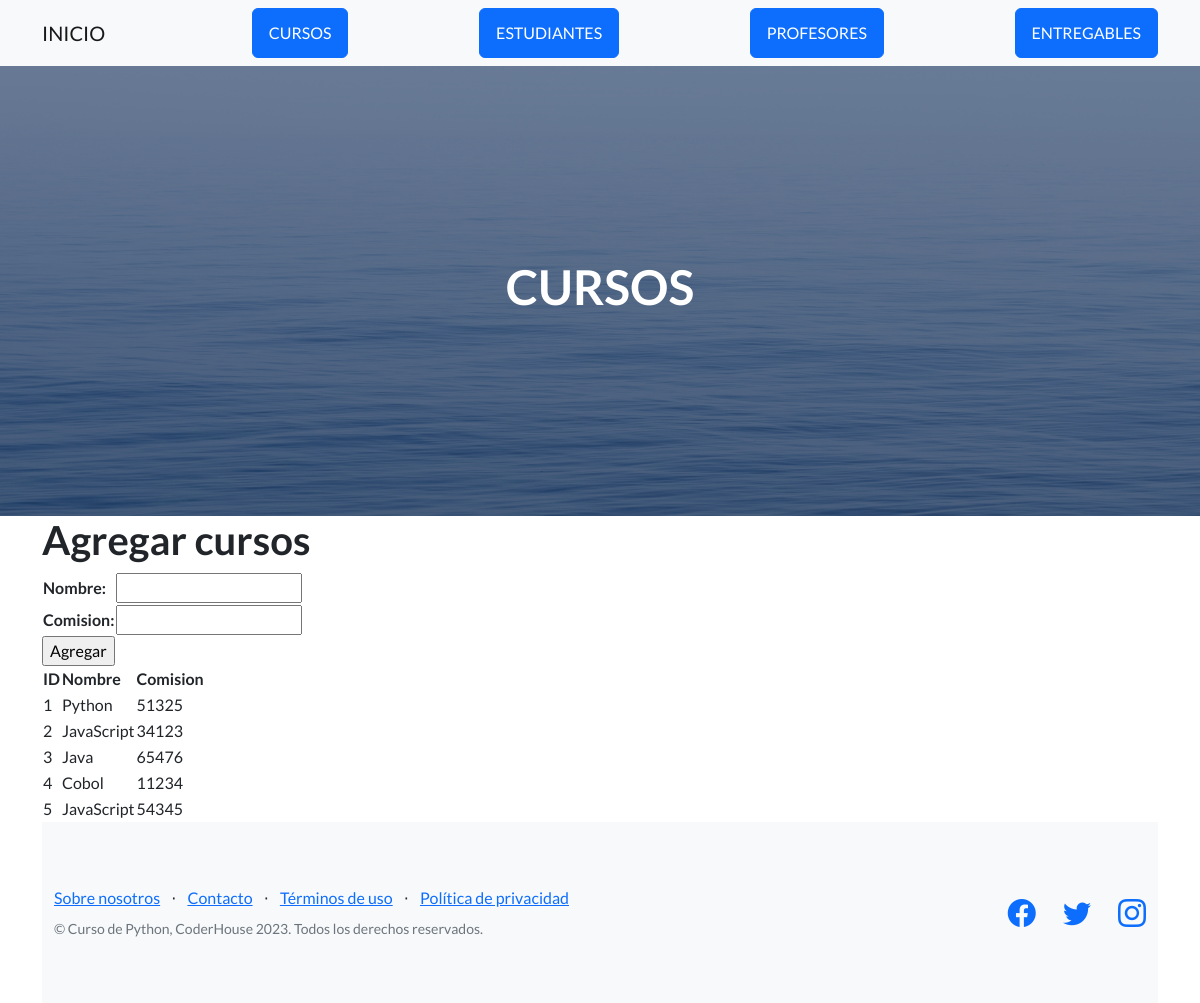
Screenshot of /cursos/ with the database file from the repository.
### AppCoder/models.py (models this page shows, shortened)
class Curso (models.Model):
    nombre=models.CharField(max_length=50)
    comision=models.IntegerField()

### AppCoder/views.py (the view)
# urls.py: path('cursos/', cursos, name="cursos"),
def cursos(request):
    if request.method == "POST":
        form = CursoForm(request.POST)
        if form.is_valid():
            curso = curso()
            curso.nombre = form.cleaned_data['nombre']
            curso.comision = form.cleaned_data['comision']
            curso.save()
            form = CursoForm()
    else:
        form = CursoForm
    cursos = Curso.objects.all()
    context = {"cursos": cursos, "form": form}
    return render(request, "AppCoder/Cursos.html", context)

### AppCoder/templates/AppCoder/cursos.html (shortened to what this page needs)
{% extends "AppCoder/padre.html" %}
{% load static %}
{% block titulo %}
    <h1>CURSOS</h1>
{% endblock %}
{% block contenido_que_cambia %}
<h1>Agregar cursos</h1>
<form action="" method="post">
    <table>
    {{ form.as_table }}
    </table>
    <input type="submit" value="Agregar">
</form>
<table>
    <thead>
        <tr>
            <th>ID</th>
            <th>Nombre</th>
            <th>Comision</th>
        </tr>
    </thead>
    <tbody>
        {% for curso in cursos %}
        <tr>
            <td>
                {{curso.id}}
            </td>
            <td>
                {{curso.nombre}}
            </td>
            <td>
                {{curso.comision}}
            </td>
        </tr>
        {% endfor %}
    </tbody>
</table>
{% endblock %}

### rows the page displays
Curso: id "1", nombre "Python", comision "51325"
Curso: id "2", nombre "JavaScript", comision "34123"
Curso: id "3", nombre "Java", comision "65476"
Curso: id "4", nombre "Cobol", comision "11234"
Curso: id "5", nombre "JavaScript", comision "54345"
